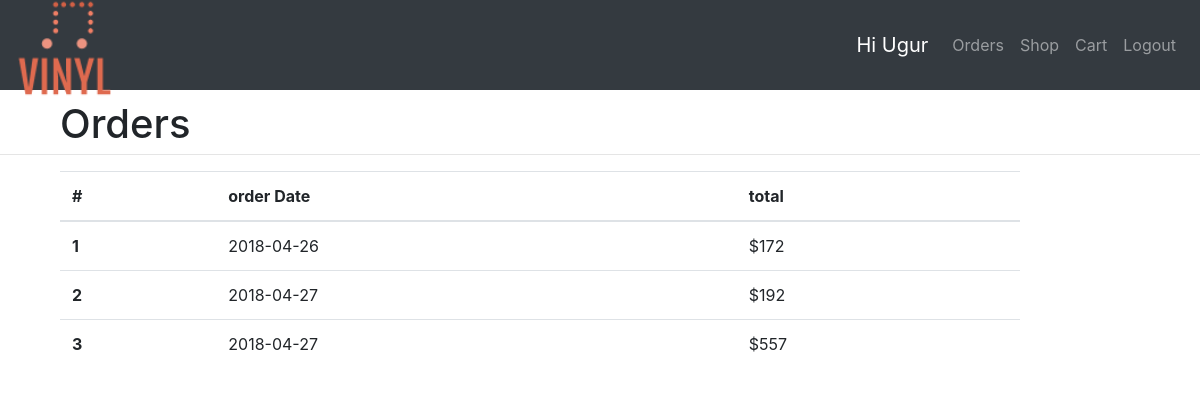
The app's page /orders.php (signed in) with its own data.
### tables this page shows
CREATE TABLE `orders` (
  `orderID` int(11) NOT NULL,
  `orderDate` date NOT NULL,
  `customerID` int(11) NOT NULL,
  `total` int(10) NOT NULL
);

### orders.php (the view, shortened to what this page needs)
<?php
require('connect.php');
?>
<h1 style="width:80%; margin-left:5%; margin-bottom:-10px; margin-top:10px;">Orders</h1>
<hr>
<table class="table" style="width:80%; margin-left:5%;">
  <thead>
    <tr>
      <th scope="col">#</th>
      <th scope="col">order Date</th>
      <th scope="col">total</th>
    </tr>
  </thead>
  <tbody>
    <?php
    $customerID = $_SESSION['customerID'];
    $orderQuery = "SELECT * FROM orders WHERE customerID = '$customerID'";
    if($orderResult = mysqli_query($db, $orderQuery)){
        $count = 1;
        while($orderRow = mysqli_fetch_array($orderResult)){
            echo '<tr>';
            echo '<th scope="row">'. $count .'</th>';
            echo '<td>' .$orderRow['orderDate'] . '</td>';
            echo '<td>$' .$orderRow['total'] . '</td>';
            echo '</tr>';
            $count++;
        }
    }else{
        echo '<h4>You do not have any order history</h4>';
    }
?>
  </tbody>
</table>

### records on screen
orders: orderDate "2018-04-26", total "172"
orders: orderDate "2018-04-27", total "192"
orders: orderDate "2018-04-27", total "557"

### other values on screen
$_SESSION['fName'] "Ugur"
